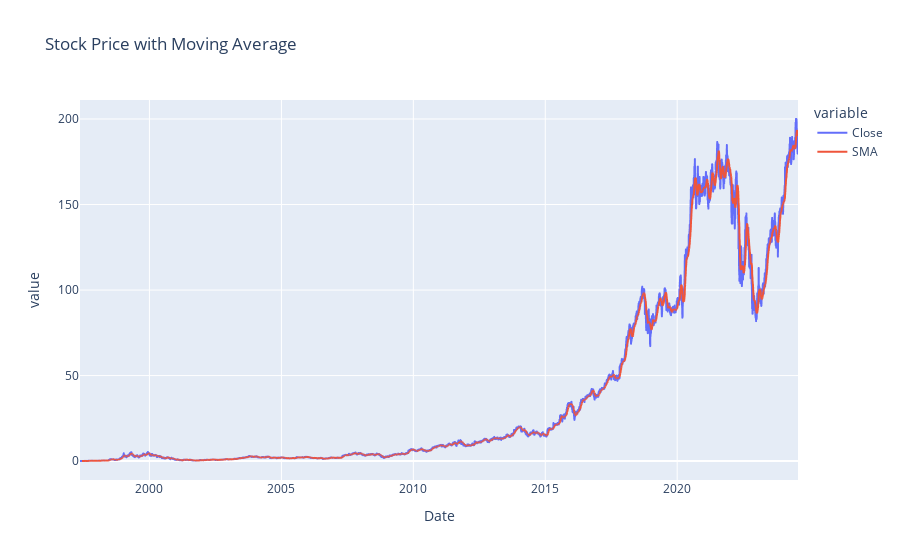

Notebook code for this chart:
### Code cell
fa.plot_stock_data()

### Figure 1 — Plotly figure (JSON) as saved in the notebook; plotly's stock layout.template omitted (floating-point values rounded to 4 significant figures; data arrays with more than 128 entries replaced by an {"elided": "..."} marker saying what was removed)
{"data": [{"hovertemplate": "variable=Close<br>Date=%{x}<br>value=%{y}<extra></extra>", "legendgroup": "Close", "line": {"color": "#636efa", "dash": "solid"}, "marker": {"symbol": "circle"}, "mode": "lines", "name": "Close", "showlegend": true, "type": "scattergl", "x": {"elided": "6846 str values"}, "xaxis": "x", "y": {"elided": "6846 float values"}, "yaxis": "y"}, {"hovertemplate": "variable=SMA<br>Date=%{x}<br>value=%{y}<extra></extra>", "legendgroup": "SMA", "line": {"color": "#EF553B", "dash": "solid"}, "marker": {"symbol": "circle"}, "mode": "lines", "name": "SMA", "showlegend": true, "type": "scattergl", "x": {"elided": "6846 str values"}, "xaxis": "x", "y": {"elided": "6846 float values"}, "yaxis": "y"}], "layout": {"legend": {"title": {"text": "variable"}, "tracegroupgap": 0}, "title": {"text": "Stock Price with Moving Average"}, "xaxis": {"anchor": "y", "domain": [0, 1], "title": {"text": "Date"}}, "yaxis": {"anchor": "x", "domain": [0, 1], "title": {"text": "value"}}}}
